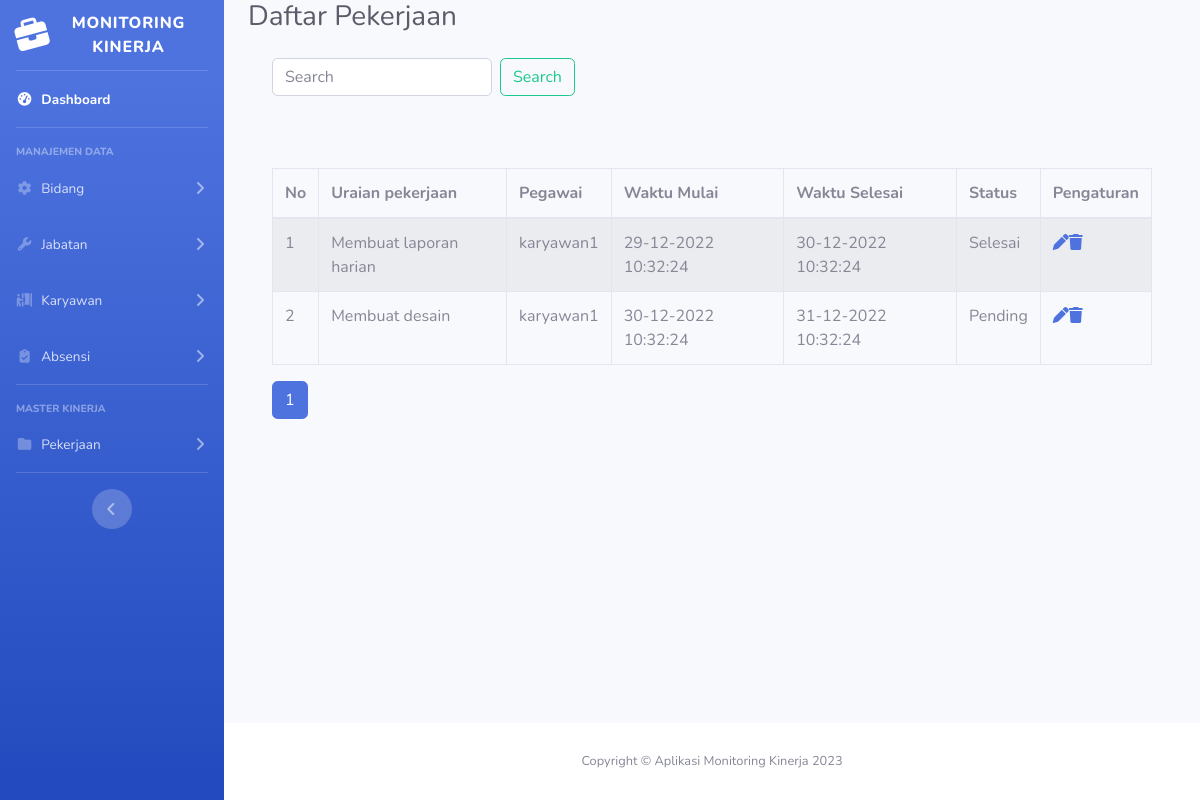
Before: /pekerjaan.php (signed in) with the older database file.
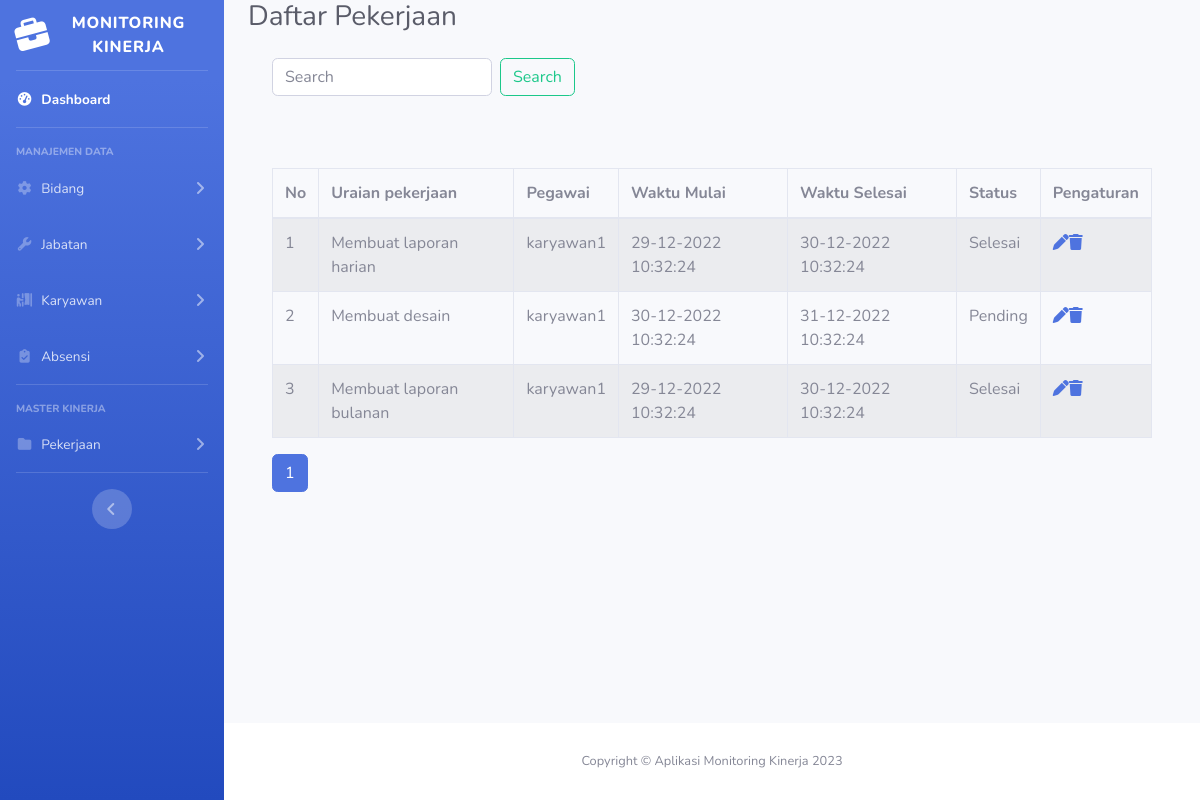
After: the same page with the newer database file.
### tables this page shows
CREATE TABLE `pekerjaan` (
  `idPekerjaan` int(11) NOT NULL,
  `uraian_pekerjaan` varchar(255) NOT NULL,
  `id_pegawai` int(11) NOT NULL,
  `waktu_mulai` datetime NOT NULL,
  `waktu_selesai` datetime NOT NULL,
  `status_pekerjaan` enum('Selesai','Pending') NOT NULL
);

CREATE TABLE `pegawai` (
  `idPegawai` int(11) NOT NULL,
  `nip` varchar(255) NOT NULL,
  `nama_peg` varchar(255) NOT NULL,
  `id_jabatan` int(11) NOT NULL,
  `alamat` varchar(255) NOT NULL,
  `id_bidang` int(11) NOT NULL,
  `photo` varchar(255) NOT NULL
);

### pekerjaan.php (the view, shortened to what the changed rows need)
<?php
    require('functions.php');
?>
<!DOCTYPE html>
<html lang="en">
    <head>
        <link href="vendor/fontawesome-free/css/all.min.css" rel="stylesheet" type="text/css">
        <link href="css/sb-admin-2.min.css" rel="stylesheet">
    </head>
    <body id="page-top">
        <div id="wrapper">
            <div id="content-wrapper" class="d-flex flex-column">
                <div id="content">
                    <div class="container-fluid">
                        <div class="d-sm-flex align-items-center justify-content-between mb-4">
                            <h1 class="h3 mb-0 text-gray-800">Daftar Pekerjaan</h1>
                        </div>
                        <div class="wrapper">
                            <div class="container-fluid">
                                <div class="row">
                                    <div class="col-md-12">
                                        <br><br><br>
                                        <?php
                                            require_once "config.php";
                                            $batas = 5;
                                            $halaman = @$_GET['halaman'];
                                            if (empty($halaman)) {
                                                $posisi = 0;
                                                $halaman = 1;
                                            } else {
                                                $posisi = ($halaman - 1) * $batas;
                                            }
                                            if (isset($_GET['search'])) {
                                                $search = $_GET['search'];
                                                $sql = "SELECT k.idPekerjaan, k.uraian_pekerjaan, k.waktu_mulai, k.waktu_selesai, k.status_pekerjaan, p.nama_peg
                                                        FROM pekerjaan k
                                                        INNER JOIN pegawai p ON p.idPegawai = k.id_pegawai
                                                        WHERE uraian_pekerjaan LIKE '%$search%' ORDER BY idPekerjaan ASC LIMIT $posisi, $batas";
                                            } else {
                                                $sql = "SELECT k.idPekerjaan, k.uraian_pekerjaan, k.waktu_mulai, k.waktu_selesai, k.status_pekerjaan, p.nama_peg
                                                        FROM pekerjaan k
                                                        INNER JOIN pegawai p ON p.idPegawai = k.id_pegawai ORDER BY idPekerjaan ASC LIMIT $posisi, $batas";
                                            }
                                            if ($result = mysqli_query($link, $sql)) {
                                                if (mysqli_num_rows($result) > 0) {
                                        ?>
                                        <table class="table table-bordered table-striped">
                                            <thead>
                                                <tr>
                                                    <th>No</th>
                                                    <th>Uraian pekerjaan</th>
                                                    <th>Pegawai</th>
                                                    <th>Waktu Mulai</th>
                                                    <th>Waktu Selesai</th>
                                                    <th>Status</th>
                                                    <th>Pengaturan</th>
                                                </tr>
                                            </thead>
                                            <tbody>
                                                <?php
                                                    $i = 1 + $posisi;
                                                    while ($row = mysqli_fetch_array($result)) {
                                                ?>
                                                <tr>
                                                    <td><?= $i ?></td>
                                                    <td><?= $row['uraian_pekerjaan'] ?></td>
                                                    <td><?= $row['nama_peg'] ?></td>
                                                    <td><?= date('d-m-Y H:i:s', strtotime($row['waktu_mulai'])); ?></td>
                                                    <td><?= date('d-m-Y H:i:s', strtotime($row['waktu_selesai'])); ?></td>
                                                    <td><?= $row['status_pekerjaan'] ?></td>
                                                    <td>
                                                        <?php
                                                            echo "<a href='update_pekerjaan.php?id=" . $row['idPekerjaan'] ."' title='Update record' data-toggle='tooltip'><span class='fas fa-pen'>
                                                            </span></a>";
                                                            echo "<a href='delete_pekerjaan.php?id=" . $row['idPekerjaan'] ."' title='Delete record' data-toggle='tooltip'><span class='fas fa-trash'>
                                                            </span></a>";
                                                        ?>
                                                    </td>
                                                </tr>
                                                <?php
                                                        $i++;
                                                    }
                                                ?>
                                                </tbody>
                                            </table>
                                            <ul class="pagination">
                                                <?php
                                                    if (isset($_GET['search'])) {
                                                        $search = $_GET['search'];
                                                        $query2 = "SELECT k.idPekerjaan, k.uraian_pekerjaan, k.waktu_mulai, k.waktu_selesai, k.status_pekerjaan, p.nama_peg
                                                                    FROM pekerjaan k
                                                                    INNER JOIN pegawai p ON p.idPegawai = k.id_pegawai
                                                                    WHERE uraian_pekerjaan LIKE '%$search%' ORDER BY idPekerjaan ASC";
                                                    } else {
                                                        $query2 = "SELECT k.idPekerjaan, k.uraian_pekerjaan, k.waktu_mulai, k.waktu_selesai, k.status_pekerjaan, p.nama_peg
                                                                    FROM pekerjaan k
                                                                    INNER JOIN pegawai p ON p.idPegawai = k.id_pegawai ORDER BY uraian_pekerjaan ASC";
                                                    }
                                                    $result2 = mysqli_query($link, $query2);
                                                    $jmldata = mysqli_num_rows($result2);
                                                    $jmlhalaman = ceil($jmldata / $batas);
                                                    for ($i = 1; $i <= $jmlhalaman; $i++) {
                                                        if ($i != $halaman) {
                                                            if (isset($_GET['search'])) {
                                                                $search = $_GET['search'];
                                                                echo "<li class='page-item'><a class='page-link' href='pekerjaan.php?halaman=$i&search=$search'>$i</a></li>";
                                                            } else {
                                                                echo "<li class='page-item'><a class='page-link' href='pekerjaan.php?halaman=$i'>$i</a></li>";
                                                            }
                                                        } else {
                                                            echo "<li class='page-item active'><a class='page-link' href='#'>$i</a></li>";
                                                        }
                                                    }
                                                ?>
                                            </ul>
                                            <?php
                                                } else {
                                            ?>
                                            <p class="lead"><em>No records were found</em></p>
                                            <?php
                                                }
                                            } else {
                                                echo "ERROR: Could not able to execute $sql. " . mysqli_error($link);
                                            }
                                        ?>
                                    </div>
                                </div>
                            </div>
                        </div>
                    </div>
                </div>
            </div>
        </div>
    </body>
</html>

Changed rows visible on the page:
added pekerjaan: uraian_pekerjaan "Membuat laporan bulanan", id_pegawai.nama_peg "karyawan1", waktu_mulai "29-12-2022 10:32:24", waktu_selesai "30-12-2022 10:32:24", status_pekerjaan "Selesai"
